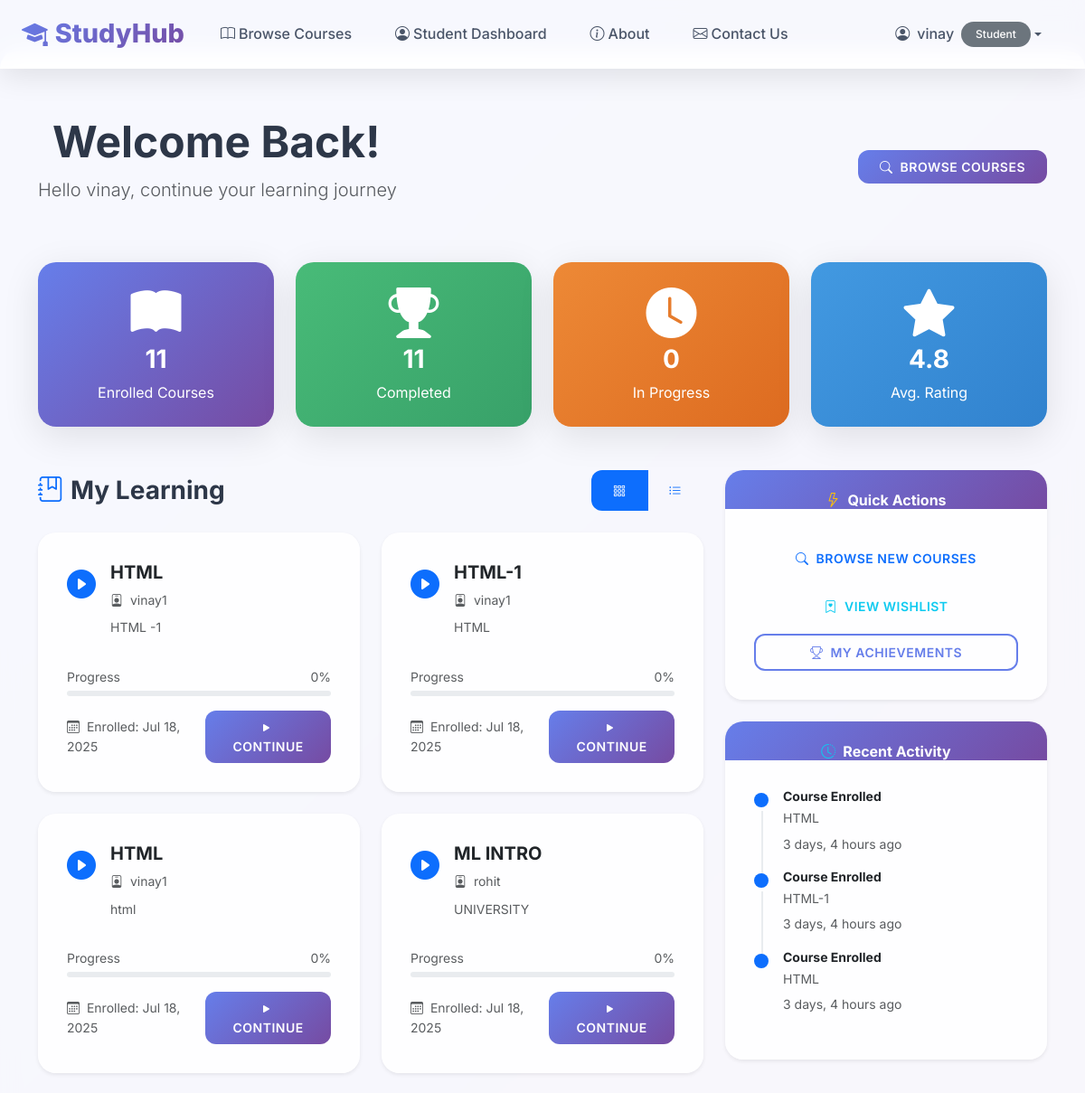
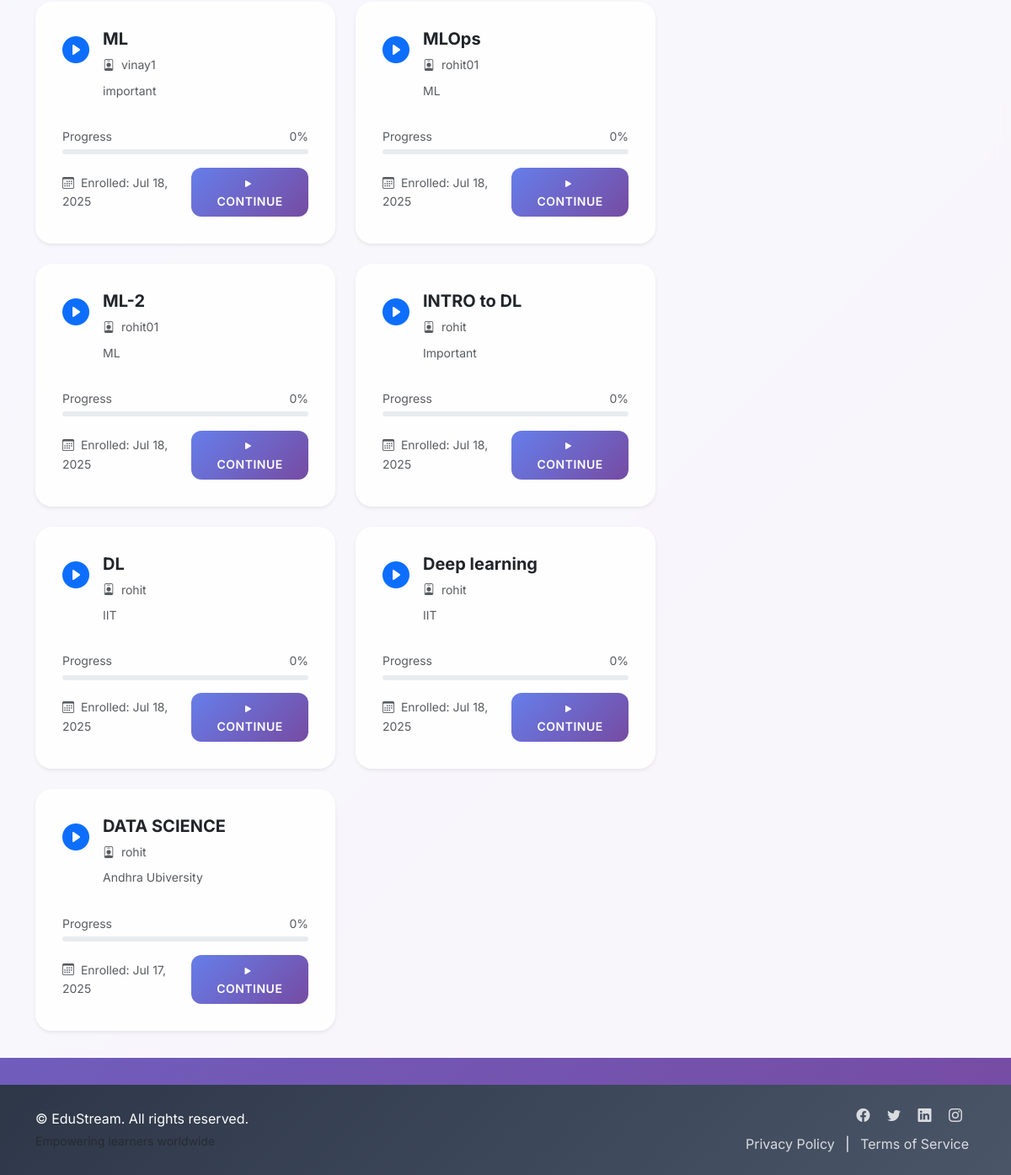
Screenshot of /student/dashboard/ (signed in) with the database file from the repository (2 pictures, top to bottom).
### core/models.py (models this page shows, shortened)
class User(AbstractUser):
    USER_TYPE_CHOICES = (
        ('student', 'Student'),
        ('teacher', 'Teacher'),
    )
    user_type = models.CharField(max_length=10, choices=USER_TYPE_CHOICES, default='student')
    email_otp = models.CharField(max_length=6, blank=True, null=True)
    otp_created_at = models.DateTimeField(blank=True, null=True)

class Enrollment(models.Model):
    student = models.ForeignKey(User, on_delete=models.CASCADE, related_name='enrolled_courses', limit_choices_to={'user_type': 'student'})
    course = models.ForeignKey(Course, on_delete=models.CASCADE, related_name='enrollments')
    enrollment_date = models.DateTimeField(auto_now_add=True)
    completed = models.BooleanField(default=False)
    class Meta:
        unique_together = ('student', 'course')

class Course(models.Model):
    teacher = models.ForeignKey(User, on_delete=models.CASCADE, related_name='courses_taught', limit_choices_to={'user_type': 'teacher'})
    title = models.CharField(max_length=200)
    description = models.TextField()
    price = models.DecimalField(max_digits=10, decimal_places=2)
    category = models.ForeignKey(Category, on_delete=models.SET_NULL, null=True, blank=True, related_name='courses')
    created_at = models.DateTimeField(auto_now_add=True)
    updated_at = models.DateTimeField(auto_now=True)

### student/views.py (the view)
# urls.py: path('dashboard/', views.student_dashboard, name='student_dashboard'),
@login_required
@user_passes_test(is_student, login_url='login')
def student_dashboard(request):
    enrolled_courses = Enrollment.objects.filter(student=request.user).select_related('course', 'course__teacher').order_by('-enrollment_date')
    return render(request, 'student/dashboard.html', {'enrolled_courses': enrolled_courses})

### student/views.py (called while the page is built)
def is_student(user):
    return user.is_authenticated and user.user_type == 'student'

### templates/student/dashboard.html (shortened to what this page needs)
{% extends 'base.html' %}
{% block content %}
<div class="d-flex justify-content-between align-items-center mb-5">
    <div>
        <h1 class="display-5 fw-bold mb-2">
            Welcome Back!
        </h1>
        <p class="lead text-muted">Hello {{ user.username }}, continue your learning journey</p>
    </div>
    <div class="d-flex gap-3">
        <a href="{% url 'course_list' %}" class="btn btn-primary">
            <i class="bi bi-search me-2"></i>Browse Courses
        </a>
    </div>
</div>
<div class="row g-4 mb-5">
    <div class="col-lg-3 col-sm-6">
        <div class="card border-0 bg-gradient">
            <div class="card-body text-center py-4" style="background: linear-gradient(135deg, #667eea, #764ba2); color: white;">
                <i class="bi bi-book-fill display-4 mb-3"></i>
                <h3 class="fw-bold">{{ enrolled_courses|length }}</h3>
                <p class="mb-0">Enrolled Courses</p>
            </div>
        </div>
    </div>
    <div class="col-lg-3 col-sm-6">
        <div class="card border-0 bg-gradient">
            <div class="card-body text-center py-4" style="background: linear-gradient(135deg, #48bb78, #38a169); color: white;">
                <i class="bi bi-trophy-fill display-4 mb-3"></i>
                <h3 class="fw-bold">{{ enrolled_courses|length }}</h3>
                <p class="mb-0">Completed</p>
            </div>
        </div>
    </div>
    <div class="col-lg-3 col-sm-6">
        <div class="card border-0 bg-gradient">
            <div class="card-body text-center py-4" style="background: linear-gradient(135deg, #ed8936, #dd6b20); color: white;">
                <i class="bi bi-clock-fill display-4 mb-3"></i>
                <h3 class="fw-bold">0</h3>
                <p class="mb-0">In Progress</p>
            </div>
        </div>
    </div>
    <div class="col-lg-3 col-sm-6">
        <div class="card border-0 bg-gradient">
            <div class="card-body text-center py-4" style="background: linear-gradient(135deg, #4299e1, #3182ce); color: white;">
                <i class="bi bi-star-fill display-4 mb-3"></i>
                <h3 class="fw-bold">4.8</h3>
                <p class="mb-0">Avg. Rating</p>
            </div>
        </div>
    </div>
</div>
<div class="row">
    <div class="col-lg-8">
        <div class="d-flex justify-content-between align-items-center mb-4">
            <h3 class="fw-bold mb-0">
                <i class="bi bi-journal-bookmark me-2 text-primary"></i>My Learning
            </h3>
            {% if enrolled_courses %}
                <div class="btn-group" role="group">
                    <label class="btn btn-outline-primary" for="gridView"><i class="bi bi-grid-3x3-gap"></i></label>
                    <label class="btn btn-outline-primary" for="listView"><i class="bi bi-list-ul"></i></label>
                </div>
            {% endif %}
        </div>
        {% if enrolled_courses %}
            <div id="coursesGrid" class="row g-4">
                {% for enrollment in enrolled_courses %}
                    <div class="col-md-6">
                        <div class="card h-100 border-0 shadow-sm">
                            <div class="card-body">
                                <div class="d-flex align-items-start mb-3">
                                    <div class="course-icon me-3">
                                        <i class="bi bi-play-circle-fill fs-2 text-primary"></i>
                                    </div>
                                    <div class="flex-grow-1">
                                        <h5 class="card-title mb-2 fw-bold">
                                            <a href="{% url 'course_content_access' enrollment.course.pk %}" class="text-decoration-none text-dark">
                                                {{ enrollment.course.title }}
                                            </a>
                                        </h5>
                                        <p class="text-muted small mb-2">
                                            <i class="bi bi-person-badge me-1"></i>
                                            {{ enrollment.course.teacher.get_full_name|default:enrollment.course.teacher.username }}
                                        </p>
                                        <p class="card-text small text-muted mb-3">
                                            {{ enrollment.course.description|truncatechars:100 }}
                                        </p>
                                    </div>
                                </div>
                                <div class="mb-3">
                                    <div class="d-flex justify-content-between small text-muted mb-1">
                                        <span>Progress</span>
                                        <span>{{ enrollment.progress|default:"0" }}%</span>
                                    </div>
                                    <div class="progress" style="height: 6px;">
                                    </div>
                                </div>
                                <div class="d-flex justify-content-between align-items-center">
                                    <small class="text-muted">
                                        <i class="bi bi-calendar3 me-1"></i>
                                        Enrolled: {{ enrollment.enrollment_date|date:"M d, Y" }}
                                    </small>
                                    <a href="{% url 'course_content_access' enrollment.course.pk %}" class="btn btn-primary btn-sm">
                                        <i class="bi bi-play-fill me-1"></i>Continue
                                    </a>
                                </div>
                            </div>
                        </div>
                    </div>
                {% endfor %}
            </div>
        {% endif %}
    </div>
    <div class="col-lg-4">
        <div class="card border-0 shadow-sm mb-4">
            <div class="card-header bg-transparent border-0 pb-0">
                <h6 class="fw-bold mb-0">
                    <i class="bi bi-lightning me-2 text-warning"></i>Quick Actions
                </h6>
            </div>
            <div class="card-body">
                <div class="d-grid gap-2">
                    <a href="{% url 'course_list' %}" class="btn btn-outline-primary">
                        <i class="bi bi-search me-2"></i>Browse New Courses
                    </a>
                    <a href="#" class="btn btn-outline-info">
                        <i class="bi bi-bookmark-heart me-2"></i>View Wishlist
                    </a>
                    <a href="#" class="btn btn-outline-success">
                        <i class="bi bi-trophy me-2"></i>My Achievements
                    </a>
                </div>
            </div>
        </div>
        <div class="card border-0 shadow-sm">
            <div class="card-header bg-transparent border-0 pb-0">
                <h6 class="fw-bold mb-0">
                    <i class="bi bi-clock-history me-2 text-info"></i>Recent Activity
                </h6>
            </div>
            <div class="card-body">
                <div class="timeline">
                    {% if enrolled_courses %}
                        {% for enrollment in enrolled_courses|slice:":3" %}
                            <div class="timeline-item">
                                <div class="timeline-marker bg-primary"></div>
                                <div class="timeline-content">
                                    <h6 class="small fw-bold mb-1">Course Enrolled</h6>
                                    <p class="small text-muted mb-1">{{ enrollment.course.title }}</p>
                                    <small class="text-muted">{{ enrollment.enrollment_date|timesince }} ago</small>
                                </div>
                            </div>
                        {% endfor %}
                    {% else %}
                        <p class="text-muted small mb-0">No recent activity</p>
                    {% endif %}
                </div>
            </div>
        </div>
    </div>
</div>
{% endblock %}

### templates/base.html (shortened to what this page needs)
<!DOCTYPE html>
<html lang="en">
<head>
<link href="https://cdn.jsdelivr.net/npm/bootstrap@5.3.3/dist/css/bootstrap.min.css" rel="stylesheet">
<link rel="stylesheet" href="/static/css/style.css">
<link rel="stylesheet" href="https://cdn.jsdelivr.net/npm/bootstrap-icons@1.11.3/font/bootstrap-icons.min.css">
</head>
<body>
<nav class="navbar navbar-expand-lg fixed-top">
<div class="container-fluid px-4">
<a class="navbar-brand" href="{% url 'home' %}">
    <i class="bi bi-mortarboard-fill me-2"></i>StudyHub
</a>
<div class="collapse navbar-collapse" id="navbarNav">
<ul class="navbar-nav me-auto mb-2 mb-lg-0">
<li class="nav-item">
<a class="nav-link" href="{% url 'course_list' %}">
    <i class="bi bi-book me-1"></i>Browse Courses
</a>
</li>
{% if user.is_authenticated %}
{% if user.user_type == 'teacher' %}
<li class="nav-item">
<a class="nav-link" href="{% url 'teacher_dashboard' %}">
    <i class="bi bi-person-badge me-1"></i>Teacher Dashboard
</a>
</li>
{% elif user.user_type == 'student' %}
<li class="nav-item">
<a class="nav-link" href="{% url 'student_dashboard' %}">
    <i class="bi bi-person-circle me-1"></i>Student Dashboard
</a>
</li>
{% endif %}
{% endif %}
<li class="nav-item">
<a class="nav-link" href="#about">
    <i class="bi bi-info-circle me-1"></i>About
</a>
</li>
<li class="nav-item">
<a class="nav-link" href="#contact">
    <i class="bi bi-envelope me-1"></i>Contact Us
</a>
</li>
</ul>
<ul class="navbar-nav ms-auto">
{% if user.is_authenticated %}
<li class="nav-item dropdown">
<a class="nav-link dropdown-toggle d-flex align-items-center" href="#" id="navbarDropdown" role="button" data-bs-toggle="dropdown" aria-expanded="false">
    <i class="bi bi-person-circle me-2"></i>{{ user.username }}
    <span class="badge bg-secondary ms-2">{{ user.user_type|capfirst }}</span>
</a>
</li>
{% endif %}
</ul>
</div>
</div>
</nav>
<div class="main-container">
<div class="container mt-4 pt-3 fade-in-up">
{% block content %}
{% endblock %}
</div>
</div>
<footer class="footer py-4">
<div class="container">
<div class="row align-items-center">
<div class="col-md-6 text-center text-md-start">
<span>&copy; {{ "now"|date:"Y" }} EduStream. All rights reserved.</span>
<br><small class="text-muted">Empowering learners worldwide</small>
</div>
<div class="col-md-6 text-center text-md-end">
<div class="social-links mb-2">
    <a href="#" class="me-3"><i class="bi bi-facebook"></i></a>
    <a href="#" class="me-3"><i class="bi bi-twitter"></i></a>
    <a href="#" class="me-3"><i class="bi bi-linkedin"></i></a>
    <a href="#" class="me-3"><i class="bi bi-instagram"></i></a>
</div>
<a href="#privacy" class="text-decoration-none mx-2">Privacy Policy</a>
<span>|</span>
<a href="#terms" class="text-decoration-none mx-2">Terms of Service</a>
</div>
</div>
</div>
</footer>
</body>
</html>

### static/css/style.css (style rules this page uses)
* { margin: 0; padding: 0; box-sizing: border-box; }
body { padding-top: 76px; background: linear-gradient(135deg, #667eea 0%, #764ba2 100%); min-height: 100vh; font-family: 'Inter', system-ui, -apple-system, sans-serif; line-height: 1.6; color: #2d3748; }
.main-container { background: rgba(255, 255, 255, 0.95); backdrop-filter: blur(10px); min-height: calc(100vh - 76px); border-radius: 20px 20px 0 0; margin-top: -20px; padding: 2rem 0; }
.navbar { background: rgba(255, 255, 255, 0.95) !important; backdrop-filter: blur(10px); box-shadow: 0 8px 32px rgba(0, 0, 0, 0.1); border-bottom: 1px solid rgba(255, 255, 255, 0.18); height: 76px; }
.navbar-brand { font-weight: 800; font-size: 1.8rem; background: linear-gradient(135deg, #667eea, #764ba2); -webkit-background-clip: text; -webkit-text-fill-color: transparent; background-clip: text; }
.navbar-nav .nav-link { color: #4a5568 !important; font-weight: 500; transition: all 0.3s ease; margin: 0 0.5rem; padding: 0.75rem 1rem !important; border-radius: 12px; }
.btn-outline-success, .btn-outline-light { border: 2px solid #667eea !important; color: #667eea !important; font-weight: 600; border-radius: 12px !important; padding: 0.5rem 1.5rem !important; transition: all 0.3s ease; }
.btn-primary { background: linear-gradient(135deg, #667eea, #764ba2) !important; border: none !important; font-weight: 600 !important; border-radius: 12px !important; padding: 0.5rem 1.5rem !important; transition: all 0.3s ease !important; }
.card { border: none; border-radius: 20px; box-shadow: 0 10px 40px rgba(0, 0, 0, 0.1); backdrop-filter: blur(10px); background: rgba(255, 255, 255, 0.9); transition: all 0.3s ease; overflow: hidden; }
.card-header { background: linear-gradient(135deg, #667eea, #764ba2); color: white; border: none; font-weight: 700; padding: 1.5rem; text-align: center; }
.card-body { padding: 2rem; }
.btn { border-radius: 12px; font-weight: 600; padding: 0.75rem 1.5rem; transition: all 0.3s ease; border: none; text-transform: uppercase; letter-spacing: 0.5px; font-size: 0.875rem; }
.badge { border-radius: 20px; padding: 0.5rem 1rem; font-weight: 500; }
.footer { background: linear-gradient(135deg, #2d3748, #4a5568); color: white; padding: 2rem 0; margin-top: 2rem; }
.footer a { color: rgba(255, 255, 255, 0.8); text-decoration: none; transition: all 0.3s ease; }
.fade-in-up { animation: fadeInUp 0.6s ease forwards; }

### templates/student/dashboard.html (style rules this page uses)
.timeline { position: relative; }
.timeline-item { position: relative; padding-left: 2rem; padding-bottom: 1rem; }
.timeline-item:not(:last-child)::before { content: ''; position: absolute; left: 0.5rem; top: 1.5rem; height: calc(100% - 0.5rem); width: 2px; background: #e9ecef; }
.timeline-marker { position: absolute; left: 0; top: 0.25rem; width: 1rem; height: 1rem; border-radius: 50%; }

### rows the page displays
User: username "vinay", user_type "Student"
Enrollment: course "HTML", course.teacher.get_full_name "vinay1", course.description "HTML -1", progress "0", enrollment_date "Jul 18, 2025", enrollment_date "3 days, 4 hours"
Enrollment: course "HTML-1", course.teacher.get_full_name "vinay1", course.description "HTML", progress "0", enrollment_date "Jul 18, 2025", enrollment_date "3 days, 4 hours"
Enrollment: course "HTML", course.teacher.get_full_name "vinay1", course.description "html", progress "0", enrollment_date "Jul 18, 2025", enrollment_date "3 days, 4 hours"
Enrollment: course "ML INTRO", course.teacher.get_full_name "rohit", course.description "UNIVERSITY", progress "0", enrollment_date "Jul 18, 2025"
Enrollment: course "ML", course.teacher.get_full_name "vinay1", course.description "important", progress "0", enrollment_date "Jul 18, 2025"
Enrollment: course "MLOps", course.teacher.get_full_name "rohit01", course.description "ML", progress "0", enrollment_date "Jul 18, 2025"
Enrollment: course "ML-2", course.teacher.get_full_name "rohit01", course.description "ML", progress "0", enrollment_date "Jul 18, 2025"
Enrollment: course "INTRO to DL", course.teacher.get_full_name "rohit", course.description "Important", progress "0", enrollment_date "Jul 18, 2025"
Enrollment: course "DL", course.teacher.get_full_name "rohit", course.description "IIT", progress "0", enrollment_date "Jul 18, 2025"
Enrollment: course "Deep learning", course.teacher.get_full_name "rohit", course.description "IIT", progress "0", enrollment_date "Jul 18, 2025"
Enrollment: course "DATA SCIENCE", course.teacher.get_full_name "rohit", course.description "Andhra Ubiversity", progress "0", enrollment_date "Jul 17, 2025"

### other values shown
{{ enrolled_courses|length }} "11"
